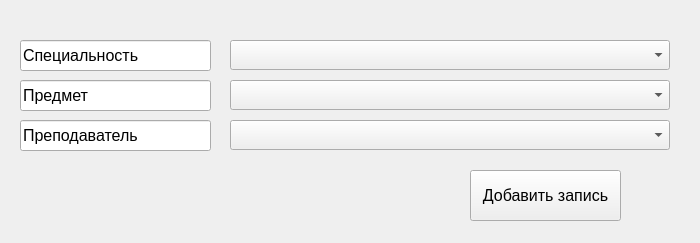
<?xml version="1.0" encoding="UTF-8"?>
<ui version="4.0">
 <class>Form</class>
 <widget class="QWidget" name="Form">
  <property name="geometry">
   <rect>
    <x>0</x>
    <y>0</y>
    <width>700</width>
    <height>243</height>
   </rect>
  </property>
  <property name="windowTitle">
   <string>Новая запись</string>
  </property>
  <widget class="QLineEdit" name="lineEdit_5">
   <property name="geometry">
    <rect>
     <x>20</x>
     <y>120</y>
     <width>191</width>
     <height>31</height>
    </rect>
   </property>
   <property name="font">
    <font>
     <pointsize>12</pointsize>
    </font>
   </property>
   <property name="text">
    <string>Преподаватель</string>
   </property>
   <property name="readOnly">
    <bool>true</bool>
   </property>
  </widget>
  <widget class="QComboBox" name="comboBox">
   <property name="geometry">
    <rect>
     <x>230</x>
     <y>40</y>
     <width>440</width>
     <height>30</height>
    </rect>
   </property>
   <property name="font">
    <font>
     <pointsize>12</pointsize>
    </font>
   </property>
  </widget>
  <widget class="QLineEdit" name="lineEdit_4">
   <property name="geometry">
    <rect>
     <x>20</x>
     <y>40</y>
     <width>191</width>
     <height>31</height>
    </rect>
   </property>
   <property name="font">
    <font>
     <pointsize>12</pointsize>
    </font>
   </property>
   <property name="text">
    <string>Специальность</string>
   </property>
   <property name="readOnly">
    <bool>true</bool>
   </property>
  </widget>
  <widget class="QPushButton" name="pushButton">
   <property name="geometry">
    <rect>
     <x>470</x>
     <y>170</y>
     <width>151</width>
     <height>51</height>
    </rect>
   </property>
   <property name="font">
    <font>
     <pointsize>12</pointsize>
    </font>
   </property>
   <property name="text">
    <string>Добавить запись</string>
   </property>
  </widget>
  <widget class="QLineEdit" name="lineEdit_8">
   <property name="geometry">
    <rect>
     <x>20</x>
     <y>80</y>
     <width>191</width>
     <height>31</height>
    </rect>
   </property>
   <property name="font">
    <font>
     <pointsize>12</pointsize>
    </font>
   </property>
   <property name="text">
    <string>Предмет</string>
   </property>
   <property name="readOnly">
    <bool>true</bool>
   </property>
  </widget>
  <widget class="QComboBox" name="comboBox_2">
   <property name="geometry">
    <rect>
     <x>230</x>
     <y>80</y>
     <width>440</width>
     <height>30</height>
    </rect>
   </property>
   <property name="font">
    <font>
     <pointsize>12</pointsize>
    </font>
   </property>
  </widget>
  <widget class="QComboBox" name="comboBox_3">
   <property name="geometry">
    <rect>
     <x>230</x>
     <y>120</y>
     <width>440</width>
     <height>30</height>
    </rect>
   </property>
   <property name="font">
    <font>
     <pointsize>12</pointsize>
    </font>
   </property>
  </widget>
 </widget>
 <resources/>
 <connections/>
</ui>
